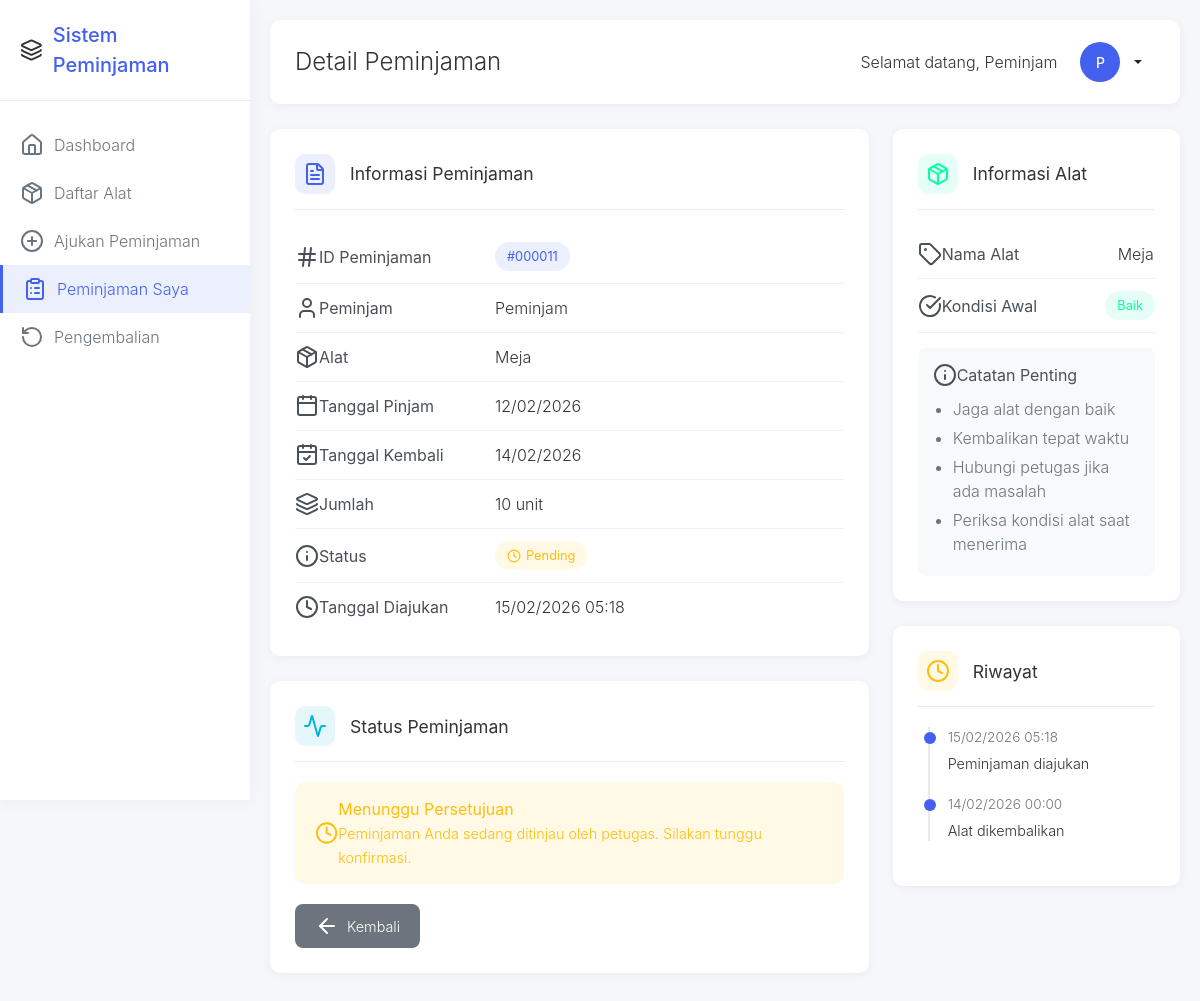
The page /peminjam/peminjaman_detail.php?id=11 (signed in) on the database its author committed.
### tables this page shows
CREATE TABLE `peminjaman` (
  `id` int(11) NOT NULL,
  `user_id` int(11) NOT NULL,
  `alat_id` int(11) NOT NULL,
  `tanggal_pinjam` date NOT NULL,
  `tanggal_kembali` date DEFAULT NULL,
  `jumlah` int(11) NOT NULL DEFAULT 1,
  `status` enum('pending','disetujui','ditolak','dipinjam','menunggu_konfirmasi','dikembalikan') NOT NULL,
  `keterangan` text DEFAULT NULL,
  `created_at` timestamp NOT NULL DEFAULT current_timestamp()
);

CREATE TABLE `alat` (
  `id` int(11) NOT NULL,
  `nama_alat` varchar(100) NOT NULL,
  `kategori_id` int(11) DEFAULT NULL,
  `stok` int(11) NOT NULL DEFAULT 0,
  `kondisi` enum('baik','rusak_ringan','rusak_berat') NOT NULL DEFAULT 'baik',
  `deskripsi` text DEFAULT NULL,
  `created_at` timestamp NOT NULL DEFAULT current_timestamp()
);

### config/database.php (called while the page is built, shortened)
<?php
function format_tanggal($tanggal) {
    return date('d/m/Y', strtotime($tanggal));
}
?>

### peminjam/peminjaman_detail.php (the view, shortened to what this page needs)
<?php
require_once '../config/database.php';
 $db = new Database();
 $conn = $db->getConnection();
 $user_id = $_SESSION['user_id'];
if (isset($_GET['id'])) {
    $id = $_GET['id'];
    $stmt = $conn->prepare("SELECT p.*, a.nama_alat, a.kondisi as kondisi_alat FROM peminjaman p JOIN alat a ON p.alat_id = a.id WHERE p.id = ? AND p.user_id = ?");
    $stmt->bind_param("ii", $id, $user_id);
    $stmt->execute();
    $result = $stmt->get_result();
    $peminjaman = $result->fetch_assoc();
} else {
    header("Location: peminjaman_saya.php");
    exit();
}
?>
<!DOCTYPE html>
<html lang="id">
<head>
    <link href="https://cdn.jsdelivr.net/npm/bootstrap@5.3.0/dist/css/bootstrap.min.css" rel="stylesheet">
    <link rel="stylesheet" href="../assets/css/style.css">
</head>
<body>
    <aside class="sidebar" id="sidebar">
        <div class="sidebar-header">
            <i data-lucide="layers"></i>
            <span class="sidebar-logo">Sistem Peminjaman</span>
        </div>
        <nav class="sidebar-menu">
            <a href="dashboard.php" class="menu-item">
                <i data-lucide="home" class="menu-icon"></i>
                <span class="menu-text">Dashboard</span>
            </a>
            <a href="daftar_alat.php" class="menu-item">
                <i data-lucide="package" class="menu-icon"></i>
                <span class="menu-text">Daftar Alat</span>
            </a>
            <a href="pinjam_alat.php" class="menu-item">
                <i data-lucide="plus-circle" class="menu-icon"></i>
                <span class="menu-text">Ajukan Peminjaman</span>
            </a>
            <a href="peminjaman_saya.php" class="menu-item active">
                <i data-lucide="clipboard-list" class="menu-icon"></i>
                <span class="menu-text">Peminjaman Saya</span>
            </a>
            <a href="pengembalian.php" class="menu-item">
                <i data-lucide="rotate-ccw" class="menu-icon"></i>
                <span class="menu-text">Pengembalian</span>
            </a>
        </nav>
    </aside>
    <main class="main-content">
        <div class="top-header">
            <div style="display: flex; align-items: center;">
                <h1 class="page-title">Detail Peminjaman</h1>
            </div>
            <div class="user-profile">
                <span style="margin-right: 10px;">Selamat datang, <?php echo $_SESSION['nama']; ?></span>
                <div class="dropdown">
                    <button class="btn btn-sm dropdown-toggle d-flex align-items-center" type="button" id="userDropdown" data-bs-toggle="dropdown" aria-expanded="false">
                        <div class="user-avatar">
                            <?php echo strtoupper(substr($_SESSION['nama'], 0, 1)); ?>
                        </div>
                    </button>
                </div>
            </div>
        </div>
        <div class="row">
            <div class="col-lg-8">
                <div class="detail-card">
                    <div class="card-header-custom">
                        <div class="card-header-icon primary">
                            <i data-lucide="file-text"></i>
                        </div>
                        <h5 class="card-title">Informasi Peminjaman</h5>
                    </div>
                    <div class="detail-row">
                        <div class="detail-label">
                            <i data-lucide="hash"></i>
                            ID Peminjaman
                        </div>
                        <div class="detail-value">
                            <span class="badge-custom badge-primary">
                                #<?php echo str_pad($peminjaman['id'], 6, '0', STR_PAD_LEFT); ?>
                            </span>
                        </div>
                    </div>
                    <div class="detail-row">
                        <div class="detail-label">
                            <i data-lucide="user"></i>
                            Peminjam
                        </div>
                        <div class="detail-value"><?php echo $_SESSION['nama']; ?></div>
                    </div>
                    <div class="detail-row">
                        <div class="detail-label">
                            <i data-lucide="package"></i>
                            Alat
                        </div>
                        <div class="detail-value"><?php echo $peminjaman['nama_alat']; ?></div>
                    </div>
                    <div class="detail-row">
                        <div class="detail-label">
                            <i data-lucide="calendar"></i>
                            Tanggal Pinjam
                        </div>
                        <div class="detail-value"><?php echo format_tanggal($peminjaman['tanggal_pinjam']); ?></div>
                    </div>
                    <div class="detail-row">
                        <div class="detail-label">
                            <i data-lucide="calendar-check"></i>
                            Tanggal Kembali
                        </div>
                        <div class="detail-value">
                            <?php echo $peminjaman['tanggal_kembali'] ? format_tanggal($peminjaman['tanggal_kembali']) : 'Belum dikembalikan'; ?>
                        </div>
                    </div>
                    <div class="detail-row">
                        <div class="detail-label">
                            <i data-lucide="layers"></i>
                            Jumlah
                        </div>
                        <div class="detail-value"><?php echo $peminjaman['jumlah']; ?> unit</div>
                    </div>
                    <div class="detail-row">
                        <div class="detail-label">
                            <i data-lucide="info"></i>
                            Status
                        </div>
                        <div class="detail-value">
                            <span class="badge-custom badge-<?php
                                echo $peminjaman['status'] == 'disetujui' ? 'success' :
                                    ($peminjaman['status'] == 'ditolak' ? 'danger' :
                                    ($peminjaman['status'] == 'dipinjam' ? 'primary' :
                                    ($peminjaman['status'] == 'dikembalikan' ? 'info' : 'warning')));
                            ?>">
                                <i data-lucide="<?php
                                    echo $peminjaman['status'] == 'disetujui' ? 'check-circle' :
                                        ($peminjaman['status'] == 'ditolak' ? 'x-circle' :
                                        ($peminjaman['status'] == 'dipinjam' ? 'package' :
                                        ($peminjaman['status'] == 'dikembalikan' ? 'rotate-ccw' : 'clock')));
                                ?>" style="width: 14px; height: 14px;"></i>
                                <?php echo ucfirst($peminjaman['status']); ?>
                            </span>
                        </div>
                    </div>
                    <div class="detail-row">
                        <div class="detail-label">
                            <i data-lucide="clock"></i>
                            Tanggal Diajukan
                        </div>
                        <div class="detail-value"><?php echo date('d/m/Y H:i', strtotime($peminjaman['created_at'])); ?></div>
                    </div>
                </div>
                <div class="detail-card">
                    <div class="card-header-custom">
                        <div class="card-header-icon info">
                            <i data-lucide="activity"></i>
                        </div>
                        <h5 class="card-title">Status Peminjaman</h5>
                    </div>
                    <?php if ($peminjaman['status'] == 'pending'): ?>
                        <div class="status-alert warning">
                            <i data-lucide="clock"></i>
                            <div>
                                <strong>Menunggu Persetujuan</strong><br>
                                <span style="font-size: 0.9rem;">Peminjaman Anda sedang ditinjau oleh petugas. Silakan tunggu konfirmasi.</span>
                            </div>
                        </div>
                    <?php endif; ?>
                    <div class="mt-3 d-flex gap-2">
                        <a href="peminjaman_saya.php" class="btn-custom btn-secondary-custom">
                            <i data-lucide="arrow-left"></i>
                            Kembali
                        </a>
                    </div>
                </div>
            </div>
            <div class="col-lg-4">
                <div class="detail-card">
                    <div class="card-header-custom">
                        <div class="card-header-icon success">
                            <i data-lucide="package"></i>
                        </div>
                        <h5 class="card-title">Informasi Alat</h5>
                    </div>
                    <div class="detail-row">
                        <div class="detail-label">
                            <i data-lucide="tag"></i>
                            Nama Alat
                        </div>
                        <div class="detail-value"><?php echo $peminjaman['nama_alat']; ?></div>
                    </div>
                    <div class="detail-row">
                        <div class="detail-label">
                            <i data-lucide="check-circle"></i>
                            Kondisi Awal
                        </div>
                        <div class="detail-value">
                            <span class="badge-custom badge-<?php echo $peminjaman['kondisi_alat'] == 'baik' ? 'success' : ($peminjaman['kondisi_alat'] == 'rusak_ringan' ? 'warning' : 'danger'); ?>">
                                <?php echo ucfirst($peminjaman['kondisi_alat']); ?>
                            </span>
                        </div>
                    </div>
                    <div class="notes-section">
                        <div class="notes-title">
                            <i data-lucide="info"></i>
                            Catatan Penting
                        </div>
                        <ul class="notes-list">
                            <li>Jaga alat dengan baik</li>
                            <li>Kembalikan tepat waktu</li>
                            <li>Hubungi petugas jika ada masalah</li>
                            <li>Periksa kondisi alat saat menerima</li>
                        </ul>
                    </div>
                </div>
                <div class="detail-card">
                    <div class="card-header-custom">
                        <div class="card-header-icon warning">
                            <i data-lucide="clock"></i>
                        </div>
                        <h5 class="card-title">Riwayat</h5>
                    </div>
                    <div class="timeline">
                        <div class="timeline-item">
                            <div class="timeline-date"><?php echo date('d/m/Y H:i', strtotime($peminjaman['created_at'])); ?></div>
                            <div class="timeline-content">Peminjaman diajukan</div>
                        </div>
                        <?php if ($peminjaman['tanggal_kembali']): ?>
                        <div class="timeline-item">
                            <div class="timeline-date"><?php echo date('d/m/Y H:i', strtotime($peminjaman['tanggal_kembali'])); ?></div>
                            <div class="timeline-content">Alat dikembalikan</div>
                        </div>
                        <?php endif; ?>
                    </div>
                </div>
            </div>
        </div>
    </main>
</body>
</html>

### assets/css/style.css (style rules this page uses)
body { font-family: 'Segoe UI', Tahoma, Geneva, Verdana, sans-serif; background-color: #f8f9fa; }
.btn { border-radius: 6px; font-weight: 500; transition: all 0.2s ease; }
.btn-sm { padding: 0.375rem 0.75rem; font-size: 0.875rem; }

### rows shown on the page
peminjaman: id "000011", alat.nama_alat "Meja", tanggal_pinjam "12/02/2026", tanggal_kembali "14/02/2026", jumlah "10", status "Pending", created_at "15/02/2026 05:18", alat.kondisi "Baik", tanggal_kembali "14/02/2026 00:00"

### other values the page prints
$_SESSION['nama'] "Peminjam"
substr($_SESSION['nama'], 0, 1) "P"
